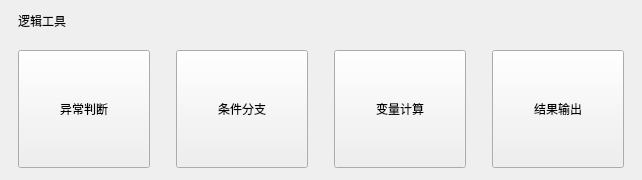
              <widget class="QFrame" name="logicCategoryFrame">
               <property name="frameShape">
                <enum>QFrame::NoFrame</enum>
               </property>
               <property name="toolCategory" stdset="0">
                <bool>true</bool>
               </property>
               <layout class="QGridLayout" name="gridLayout_logicCategoryFrame">
                <property name="leftMargin">
                 <number>18</number>
                </property>
                <property name="topMargin">
                 <number>12</number>
                </property>
                <property name="rightMargin">
                 <number>18</number>
                </property>
                <property name="bottomMargin">
                 <number>12</number>
                </property>
                <property name="horizontalSpacing">
                 <number>26</number>
                </property>
                <property name="verticalSpacing">
                 <number>20</number>
                </property>
                <item row="0" column="0" colspan="4">
                 <widget class="QLabel" name="logicCategoryFrameTitleLabel">
                  <property name="text">
                   <string>逻辑工具</string>
                  </property>
                  <property name="categoryTitle" stdset="0">
                   <bool>true</bool>
                  </property>
                 </widget>
                </item>
                <item row="1" column="0">
                 <widget class="QToolButton" name="judgeToolButton">
                  <property name="minimumSize">
                   <size>
                    <width>132</width>
                    <height>118</height>
                   </size>
                  </property>
                  <property name="text">
                   <string>异常判断</string>
                  </property>
                  <property name="icon">
                   <iconset resource="../resources/resources.qrc">
                    <normaloff>:/icons/comm.svg</normaloff>:/icons/comm.svg</iconset>
                  </property>
                  <property name="iconSize">
                   <size>
                    <width>46</width>
                    <height>46</height>
                   </size>
                  </property>
                  <property name="checkable">
                   <bool>true</bool>
                  </property>
                  <property name="toolButtonStyle">
                   <enum>Qt::ToolButtonTextUnderIcon</enum>
                  </property>
                  <property name="toolCard" stdset="0">
                   <bool>true</bool>
                  </property>
                 </widget>
                </item>
                <item row="1" column="1">
                 <widget class="QToolButton" name="conditionToolButton">
                  <property name="minimumSize">
                   <size>
                    <width>132</width>
                    <height>118</height>
                   </size>
                  </property>
                  <property name="text">
                   <string>条件分支</string>
                  </property>
                  <property name="icon">
                   <iconset resource="../resources/resources.qrc">
                    <normaloff>:/icons/comm.svg</normaloff>:/icons/comm.svg</iconset>
                  </property>
                  <property name="iconSize">
                   <size>
                    <width>46</width>
                    <height>46</height>
                   </size>
                  </property>
                  <property name="toolButtonStyle">
                   <enum>Qt::ToolButtonTextUnderIcon</enum>
                  </property>
                  <property name="toolCard" stdset="0">
                   <bool>true</bool>
                  </property>
                 </widget>
                </item>
                <item row="1" column="2">
                 <widget class="QToolButton" name="variableToolButton">
                  <property name="minimumSize">
                   <size>
                    <width>132</width>
                    <height>118</height>
                   </size>
                  </property>
                  <property name="text">
                   <string>变量计算</string>
                  </property>
                  <property name="icon">
                   <iconset resource="../resources/resources.qrc">
                    <normaloff>:/icons/comm.svg</normaloff>:/icons/comm.svg</iconset>
                  </property>
                  <property name="iconSize">
                   <size>
                    <width>46</width>
                    <height>46</height>
                   </size>
                  </property>
                  <property name="toolButtonStyle">
                   <enum>Qt::ToolButtonTextUnderIcon</enum>
                  </property>
                  <property name="toolCard" stdset="0">
                   <bool>true</bool>
                  </property>
                 </widget>
                </item>
                <item row="1" column="3">
                 <widget class="QToolButton" name="outputLogicButton">
                  <property name="minimumSize">
                   <size>
                    <width>132</width>
                    <height>118</height>
                   </size>
                  </property>
                  <property name="text">
                   <string>结果输出</string>
                  </property>
                  <property name="icon">
                   <iconset resource="../resources/resources.qrc">
                    <normaloff>:/icons/output.svg</normaloff>:/icons/output.svg</iconset>
                  </property>
                  <property name="iconSize">
                   <size>
                    <width>46</width>
                    <height>46</height>
                   </size>
                  </property>
                  <property name="toolButtonStyle">
                   <enum>Qt::ToolButtonTextUnderIcon</enum>
                  </property>
                  <property name="toolCard" stdset="0">
                   <bool>true</bool>
                  </property>
                 </widget>
                </item>
               </layout>
              </widget>
